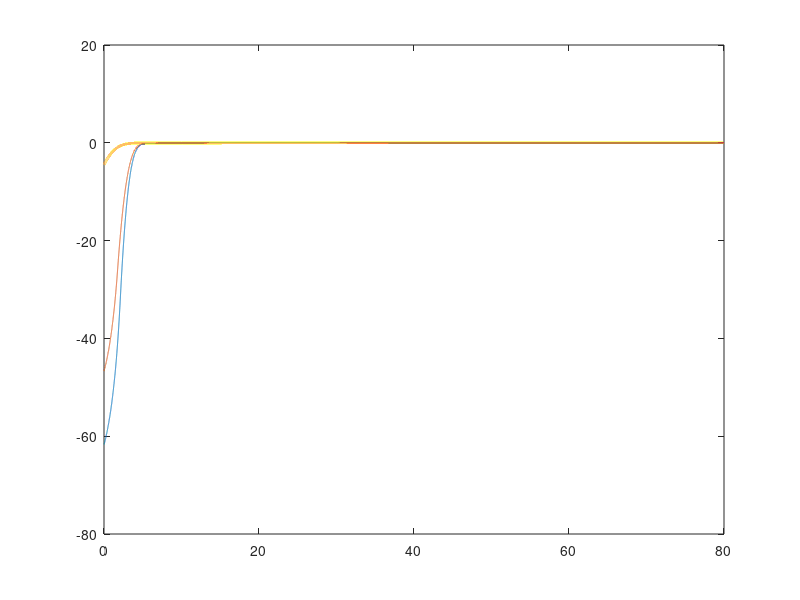

Recreate this plot in MATLAB.
f1 = load("0.5.mat");
f2 = load("0.1.mat");
f3 = load("0.05.mat");
time = 0:0.001:100;

n = f1.n;
e1 = f1.E;
e2 = f2.E;
e3 = f3.E;


plot(time(1:n-1),e1(1:n-1),time(1:n-1),e2(1:n-1),time(1:n-1),e3(1:n-1), 'LineWidth', 2);
